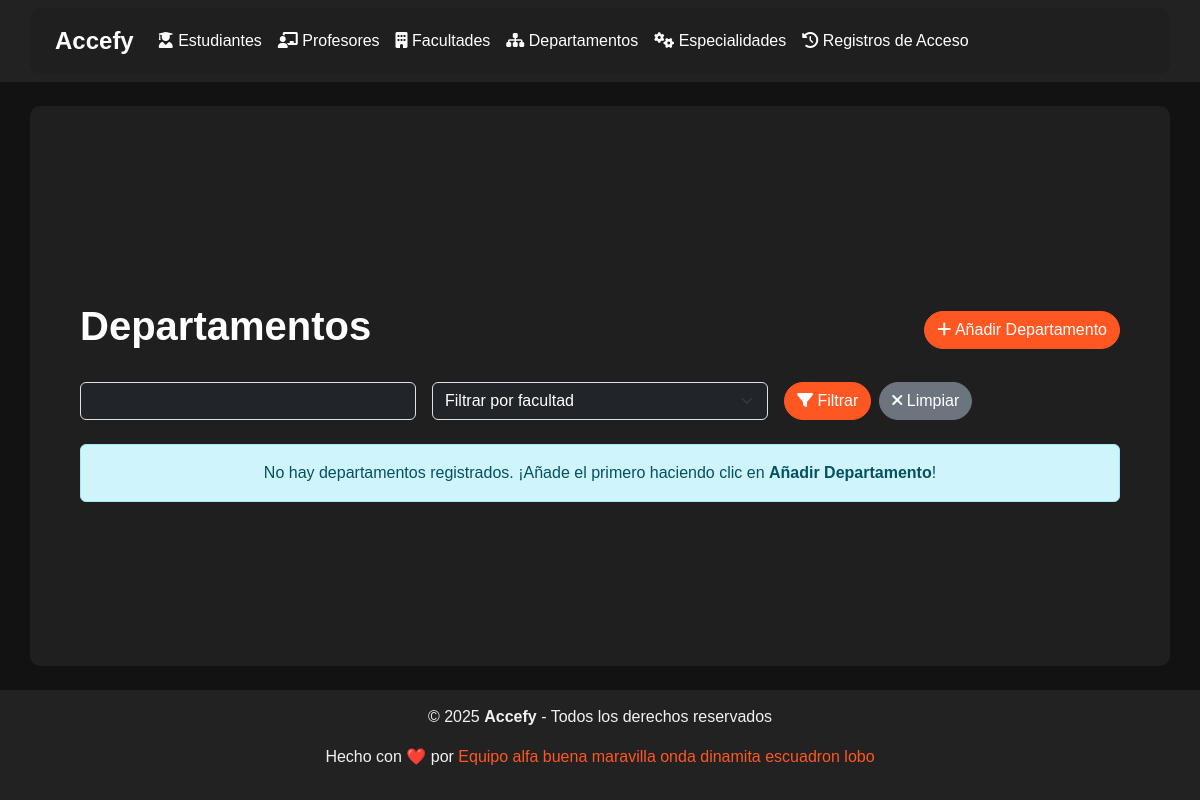
The page //departments/ on the database as committed earlier.
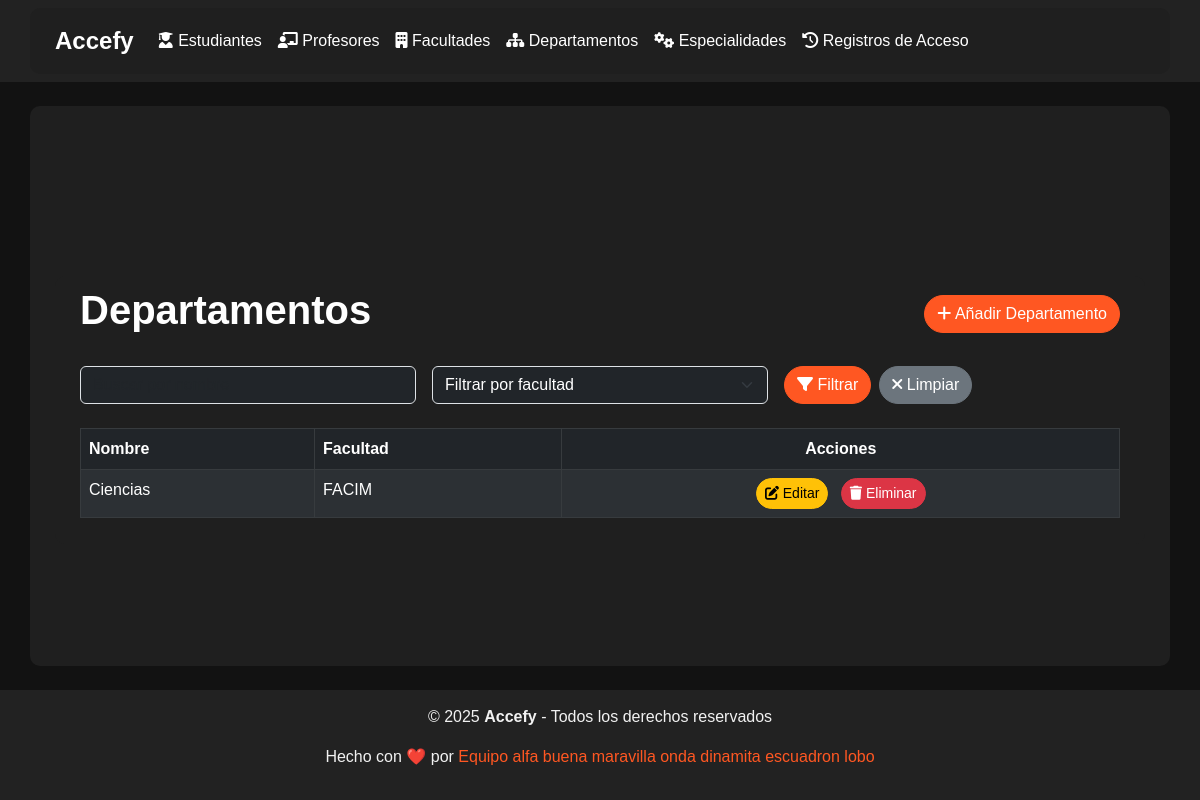
The same page on the database as committed later.
### bibman_app/models.py (models this page shows, shortened)
class Department(models.Model):
    name = models.CharField(max_length=255)  # Department name
    faculty = models.ForeignKey(Faculty, on_delete=models.CASCADE, related_name="departments")

class Faculty(models.Model):
    name = models.CharField(max_length=255, unique=True)  # Faculty name

### bibman_app/views.py (the view)
# urls.py: path('departments/', DepartmentListView.as_view(), name='department-list'),
class DepartmentListView(ListView):
    model = Department
    template_name = "departments/department_list.html"
    context_object_name = "departments"
    def get_queryset(self):
        queryset = super().get_queryset()
        name = self.request.GET.get('name')
        faculty = self.request.GET.get('faculty')
        if name:
            queryset = queryset.filter(name__icontains=name)
        if faculty:
            queryset = queryset.filter(faculty__id=faculty)
        return queryset
    def get_context_data(self, **kwargs):
        context = super().get_context_data(**kwargs)
        context['faculties'] = Faculty.objects.all()
        return context

### bibman_app/templates/departments/department_list.html (shortened to what this page needs)
{% extends "base.html" %}
{% block content %}
<div class="container mt-5">
  <div class="d-flex justify-content-between align-items-center mb-4">
    <h1 class="text-white">Departamentos</h1>
    <a href="{% url 'department-create' %}" class="btn btn-primary">
      <i class="fas fa-plus"></i> Añadir Departamento
    </a>
  </div>
  <form method="get" class="mb-4">
    <div class="row g-3">
      <div class="col-md-4">
        <input
          type="text"
          name="name"
          class="form-control bg-dark text-white"
          placeholder="Buscar por nombre"
          value="{{ request.GET.name|default:'' }}"
        />
      </div>
      <div class="col-md-4">
        <select
          name="faculty"
          class="form-select bg-dark text-white"
        >
          <option value="">Filtrar por facultad</option>
        </select>
      </div>
      <div class="col-md-4 d-flex align-items-center">
        <button type="submit" class="btn btn-primary me-2">
          <i class="fas fa-filter"></i> Filtrar
        </button>
        <a href="{% url 'department-list' %}" class="btn btn-secondary">
          <i class="fas fa-times"></i> Limpiar
        </a>
      </div>
    </div>
  </form>
  {% if departments %}
  <table class="table table-hover table-bordered table-striped table-dark">
    <thead style="background-color: #ff5722; color: white">
      <tr>
        <th>Nombre</th>
        <th>Facultad</th>
        <th class="text-center">Acciones</th>
      </tr>
    </thead>
    <tbody>
      {% for department in departments %}
      <tr>
        <td>{{ department.name }}</td>
        <td>{{ department.faculty.name }}</td>
        <td class="text-center">
          <a
            href="{% url 'department-edit' department.id %}"
            class="btn btn-sm btn-warning me-2"
          >
            <i class="fas fa-edit"></i> Editar
          </a>
          <a
            href="{% url 'department-delete' department.id %}"
            class="btn btn-sm btn-danger"
          >
            <i class="fas fa-trash"></i> Eliminar
          </a>
        </td>
      </tr>
      {% endfor %}
    </tbody>
  </table>
  {% else %}
  <div class="alert alert-info text-center" role="alert">
    No hay departamentos registrados. ¡Añade el primero haciendo clic en
    <strong>Añadir Departamento</strong>!
  </div>
  {% endif %}
</div>
{% endblock %}

Rows that differ between the two databases and show on the page:
added Department: name "Ciencias", faculty.name "FACIM"
Other text that changed with them:
text no longer shown: "No hay departamentos registrados. ¡Añade el primero haciendo clic en Añadir Departamento !"
text now shown: "Nombre Facultad Acciones"
